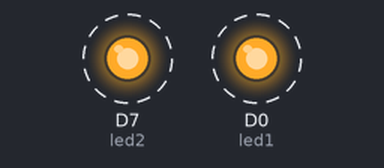
Recording of a sketch running on a simulated ESP8266 (NodeMCU). Parts: output pins drawn as LEDs (lit = HIGH). Dashed ring = blinking.

Above: at 0.5 s.
Timing chart, 0 to 4.6 s (numbered marks = the images above):
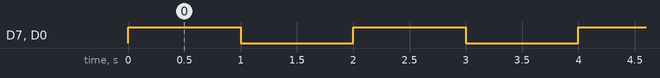

Measured:
- by itself, D7 (led2), D0 (led1): alternates HIGH for 1.0 s and LOW for 1.0 s

The sketch:

blink.ino
```cpp
// ------------
// Blink an LED
// ------------

// External power
int led1 = D0;

// Internal LED
int led2 = D7;

// Setup runs only once when the device boots up or is reset
void setup() {

  // We are going to tell our device that D0 and D7 are going to be output
  // (That means that we will be sending voltage to them, rather than monitoring voltage that comes from them)
  // It's important you do this here, inside the setup() function rather than outside it or in the loop function.

  pinMode(led1, OUTPUT);
  pinMode(led2, OUTPUT);

}

// Next we have the loop function, the other essential part of a microcontroller program.
// This routine gets repeated over and over, as quickly as possible and as many times as possible, after the setup function is called.
// Note: Code that blocks for too long (like more than 5 seconds), can make weird things happen (like dropping the network connection).  The built-in delay function shown below safely interleaves required background activity, so arbitrarily long delays can safely be done if you need them.

void loop() {
  // To blink the LED, first we'll turn it on...
  digitalWrite(led1, HIGH);
  digitalWrite(led2, HIGH);

  // We'll leave it on for 1 second...
  delay(1000);

  // Then we'll turn it off...
  digitalWrite(led1, LOW);
  digitalWrite(led2, LOW);

  // Wait 1 second...
  delay(1000);
}
```
